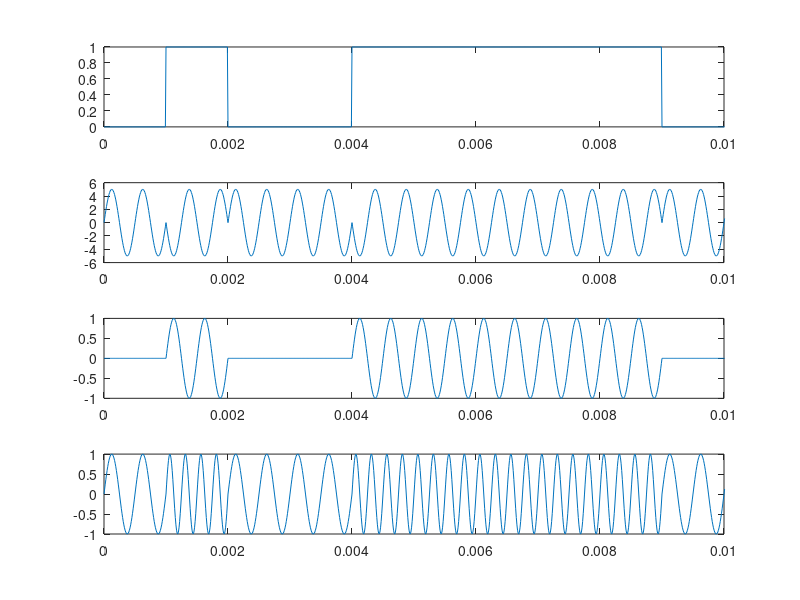

Reproduce this figure in MATLAB.

pkg load communications

A_c = 1
A=5;
N=100;
M=2;
Rb = 1e3;
Tb = 1/Rb;
Fs = Rb*N;

# Garantir que fs > 2*fc
fc=Fs/50;

N_periodos_c = N/(Fs / fc)

Ts=1/Fs;
t = [0: Ts: 1-Ts];
filtro_NRZ = ones(1,N);
info = randi([0 M-1],1,Rb);
info_up = upsample(info, N);
sinal_tx = filter(filtro_NRZ, 1, info_up)*1;

x_psk = A*sin(2*pi*fc*t + (2*pi*sinal_tx/M));
x_ask = A_c*sinal_tx .*sin(2*pi*fc*t);
x_fsk = A_c*sin(2*pi*fc*(sinal_tx+1).*t);

subplot(411)
plot(t, sinal_tx)
xlim([0 10*Tb])

subplot(412)
plot(t, x_psk)
xlim([0 10*Tb])

subplot(413)
plot(t, x_ask)
xlim([0 10*Tb])

subplot(414)
plot(t, x_fsk)
xlim([0 10*Tb])

